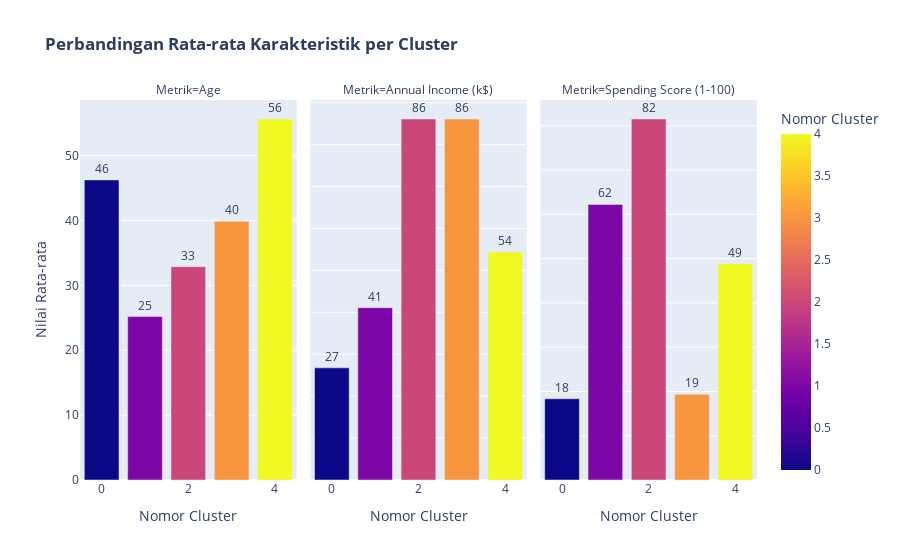
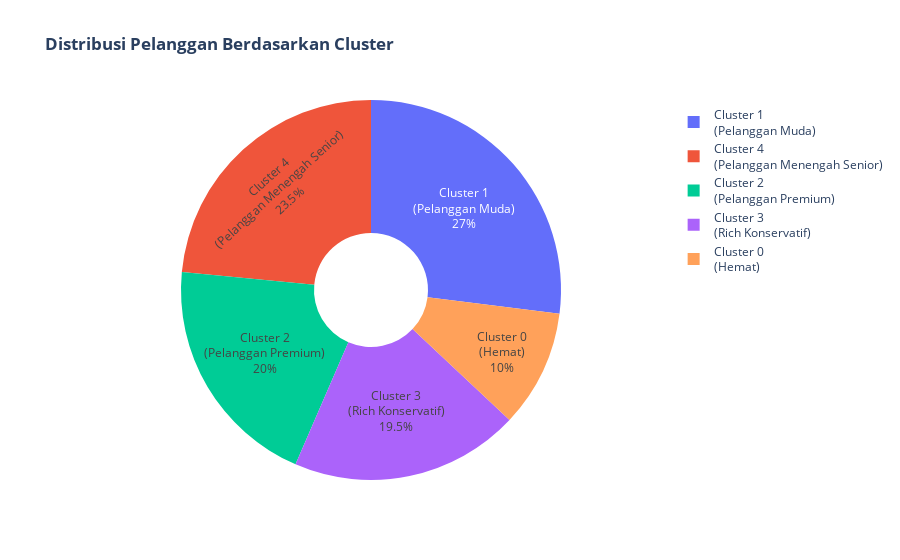

Source (notebook cell) for these figures, in order:
### Markdown cell above
## 7. Cluster Profiling

### Code cell
print("PROFILING CLUSTER PELANGGAN")

# Menghitung statistik deskriptif untuk setiap cluster
profil_kluster = df.groupby('Cluster')[numerical_features + ['CustomerID']].agg({
    'Age': ['mean', 'std', 'min', 'max'],
    'Annual Income (k$)': ['mean', 'std', 'min', 'max'],
    'Spending Score (1-100)': ['mean', 'std', 'min', 'max'],
    'CustomerID': 'count'
}).round(2)

# Merapikan nama kolom hasil agregasi agar lebih mudah dibaca
profil_kluster.columns = ['_'.join(col).strip() for col in profil_kluster.columns]
profil_kluster = profil_kluster.rename(columns={'CustomerID_count': 'Jumlah_Pelanggan'})

print("Statistik per Cluster:")
print(profil_kluster)


# Analisis Karakteristik dan Pemberian Nama Persona untuk Setiap Cluster
print(f"\nINSIGHT & REKOMENDASI BISNIS PER CLUSTER:")

nama_kluster = []
# Melakukan iterasi dari cluster 0 hingga 4
for cluster in range(k_optimal):
    # Mengambil data untuk cluster saat ini
    cluster_data = df[df['Cluster'] == cluster]
    
    # Menghitung nilai rata-rata
    avg_age = cluster_data['Age'].mean()
    avg_income = cluster_data['Annual Income (k$)'].mean()
    avg_spending = cluster_data['Spending Score (1-100)'].mean()
    count = len(cluster_data)
    
    # Menghitung distribusi gender dalam cluster
    gender_dist = cluster_data['Gender'].value_counts()
    dominant_gender = gender_dist.index[0]
    gender_ratio = gender_dist.iloc[0] / count * 100
    
    # Logika untuk memberikan nama dan strategi berdasarkan karakteristik
    if avg_income > 70 and avg_spending > 70:
        name = "Pelanggan Premium"
        strategy = "Tawarkan produk mewah, layanan eksklusif, dan program VIP."
    elif avg_income > 70 and avg_spending < 40:
        name = "Rich Konservatif"
        strategy = "Fokus pada kualitas, jaminan, dan edukasi nilai produk."
    elif avg_income < 40 and avg_spending < 40:
        name = "Hemat"
        strategy = "Targetkan dengan diskon, penawaran paket (bundling), dan produk bernilai tinggi."
    elif avg_age < 40:
        name = "Pelanggan Muda"
        strategy = "Gunakan promosi tren, media sosial, dan program loyalitas."
    else:
        name = "Pelanggan Menengah Senior"
        strategy = "Tawarkan produk yang relevan dengan gaya hidup mereka dan berikan layanan yang nyaman."
    
    nama_kluster.append(name)
    
    # Mencetak profil lengkap untuk setiap cluster
    print(f"\nCLUSTER {cluster} - '{name}'")
    print(f"   Ukuran: {count} pelanggan ({count/len(df)*100:.1f}% dari total)")
    print(f"   Demografi: Dominan {dominant_gender} ({gender_ratio:.0f}%)")
    print(f"   Rata-rata Usia: {avg_age:.1f} tahun")
    print(f"   Rata-rata Pendapatan: ${avg_income:.0f}k per tahun")
    print(f"   Rata-rata Skor Pengeluaran: {avg_spending:.1f}/100")
    print(f"   Strategi Bisnis: {strategy}")

# Visualisasi Profiling Cluster
# Bar Chart untuk Perbandingan Rata-rata Fitur per Cluster
metrics = ['Age', 'Annual Income (k$)', 'Spending Score (1-100)']
cluster_means = df.groupby('Cluster')[metrics].mean().reset_index()

cluster_means_melted = cluster_means.melt(id_vars='Cluster', var_name='Metrik', value_name='Rata-rata')

fig_bar = px.bar(cluster_means_melted,
                 x='Cluster',
                 y='Rata-rata',
                 color='Cluster',
                 facet_col='Metrik',
                 title='<b>Perbandingan Rata-rata Karakteristik per Cluster</b>',
                 labels={'Rata-rata': 'Nilai Rata-rata', 'Cluster': 'Nomor Cluster'},
                 text='Rata-rata')

fig_bar.update_traces(texttemplate='%{text:.0f}', textposition='outside')
fig_bar.update_yaxes(matches=None) 
fig_bar.show()


# Pie Chart untuk Distribusi Ukuran Cluster
fig_pie = px.pie(kluster_counts.reset_index(),
                 values='count',
                 names=kluster_counts.index.map(lambda i: f'Cluster {i}<br>({nama_kluster[i]})'),
                 title='<b>Distribusi Pelanggan Berdasarkan Cluster</b>',
                 hole=0.3)

fig_pie.update_traces(textposition='inside', textinfo='percent+label')
fig_pie.show()


# Kesimpulan Akhir
print(f"\nAnalisis segmentasi pelanggan selesai!")
print(f"Ringkasan: {len(df)} pelanggan berhasil disegmentasi menjadi {k_optimal} kelompok yang berbeda.")
print(f"Setiap cluster memiliki karakteristik unik yang cocok untuk strategi pemasaran yang tertarget.")

### Figure 1 — Plotly figure (JSON) as saved in the notebook; plotly's stock layout.template omitted (floating-point values rounded to 4 significant figures)
{"data": [{"hovertemplate": "Metrik=Age<br>Nomor Cluster=%{marker.color}<br>Nilai Rata-rata=%{text}<extra></extra>", "legendgroup": "", "marker": {"color": [0, 1, 2, 3, 4], "coloraxis": "coloraxis", "pattern": {"shape": ""}}, "name": "", "orientation": "v", "showlegend": false, "text": [46.25, 25.19, 32.88, 39.87, 55.64], "textposition": "outside", "texttemplate": "%{text:.0f}", "type": "bar", "x": [0, 1, 2, 3, 4], "xaxis": "x", "y": [46.25, 25.19, 32.88, 39.87, 55.64], "yaxis": "y"}, {"hovertemplate": "Metrik=Annual Income (k$)<br>Nomor Cluster=%{marker.color}<br>Nilai Rata-rata=%{text}<extra></extra>", "legendgroup": "", "marker": {"color": [0, 1, 2, 3, 4], "coloraxis": "coloraxis", "pattern": {"shape": ""}}, "name": "", "orientation": "v", "showlegend": false, "text": [26.75, 41.09, 86.1, 86.1, 54.38], "textposition": "outside", "texttemplate": "%{text:.0f}", "type": "bar", "x": [0, 1, 2, 3, 4], "xaxis": "x2", "y": [26.75, 41.09, 86.1, 86.1, 54.38], "yaxis": "y2"}, {"hovertemplate": "Metrik=Spending Score (1-100)<br>Nomor Cluster=%{marker.color}<br>Nilai Rata-rata=%{text}<extra></extra>", "legendgroup": "", "marker": {"color": [0, 1, 2, 3, 4], "coloraxis": "coloraxis", "pattern": {"shape": ""}}, "name": "", "orientation": "v", "showlegend": false, "text": [18.35, 62.24, 81.53, 19.36, 48.85], "textposition": "outside", "texttemplate": "%{text:.0f}", "type": "bar", "x": [0, 1, 2, 3, 4], "xaxis": "x3", "y": [18.35, 62.24, 81.53, 19.36, 48.85], "yaxis": "y3"}], "layout": {"annotations": [{"font": {}, "showarrow": false, "text": "Metrik=Age", "x": 0.16, "xanchor": "center", "xref": "paper", "y": 1, "yanchor": "bottom", "yref": "paper"}, {"font": {}, "showarrow": false, "text": "Metrik=Annual Income (k$)", "x": 0.5, "xanchor": "center", "xref": "paper", "y": 1, "yanchor": "bottom", "yref": "paper"}, {"font": {}, "showarrow": false, "text": "Metrik=Spending Score (1-100)", "x": 0.84, "xanchor": "center", "xref": "paper", "y": 1, "yanchor": "bottom", "yref": "paper"}], "barmode": "relative", "coloraxis": {"colorbar": {"title": {"text": "Nomor Cluster"}}, "colorscale": [[0, "#0d0887"], [0.1111, "#46039f"], [0.2222, "#7201a8"], [0.3333, "#9c179e"], [0.4444, "#bd3786"], [0.5556, "#d8576b"], [0.6667, "#ed7953"], [0.7778, "#fb9f3a"], [0.8889, "#fdca26"], [1, "#f0f921"]]}, "legend": {"tracegroupgap": 0}, "title": {"text": "<b>Perbandingan Rata-rata Karakteristik per Cluster</b>"}, "xaxis": {"anchor": "y", "domain": [0, 0.32], "title": {"text": "Nomor Cluster"}}, "xaxis2": {"anchor": "y2", "domain": [0.34, 0.66], "matches": "x", "title": {"text": "Nomor Cluster"}}, "xaxis3": {"anchor": "y3", "domain": [0.68, 1.0], "matches": "x", "title": {"text": "Nomor Cluster"}}, "yaxis": {"anchor": "x", "domain": [0, 1], "title": {"text": "Nilai Rata-rata"}}, "yaxis2": {"anchor": "x2", "domain": [0, 1], "showticklabels": false}, "yaxis3": {"anchor": "x3", "domain": [0, 1], "showticklabels": false}}}

### Figure 2 — Plotly figure (JSON) as saved in the notebook; plotly's stock layout.template omitted (floating-point values rounded to 4 significant figures)
{"data": [{"domain": {"x": [0, 1], "y": [0, 1]}, "hole": 0.3, "hovertemplate": "label=%{label}<br>count=%{value}<extra></extra>", "labels": ["Cluster 0<br>(Hemat)", "Cluster 1<br>(Pelanggan Muda)", "Cluster 2<br>(Pelanggan Premium)", "Cluster 3<br>(Rich Konservatif)", "Cluster 4<br>(Pelanggan Menengah Senior)"], "legendgroup": "", "name": "", "showlegend": true, "textinfo": "percent+label", "textposition": "inside", "type": "pie", "values": [20, 54, 40, 39, 47]}], "layout": {"legend": {"tracegroupgap": 0}, "title": {"text": "<b>Distribusi Pelanggan Berdasarkan Cluster</b>"}}}
